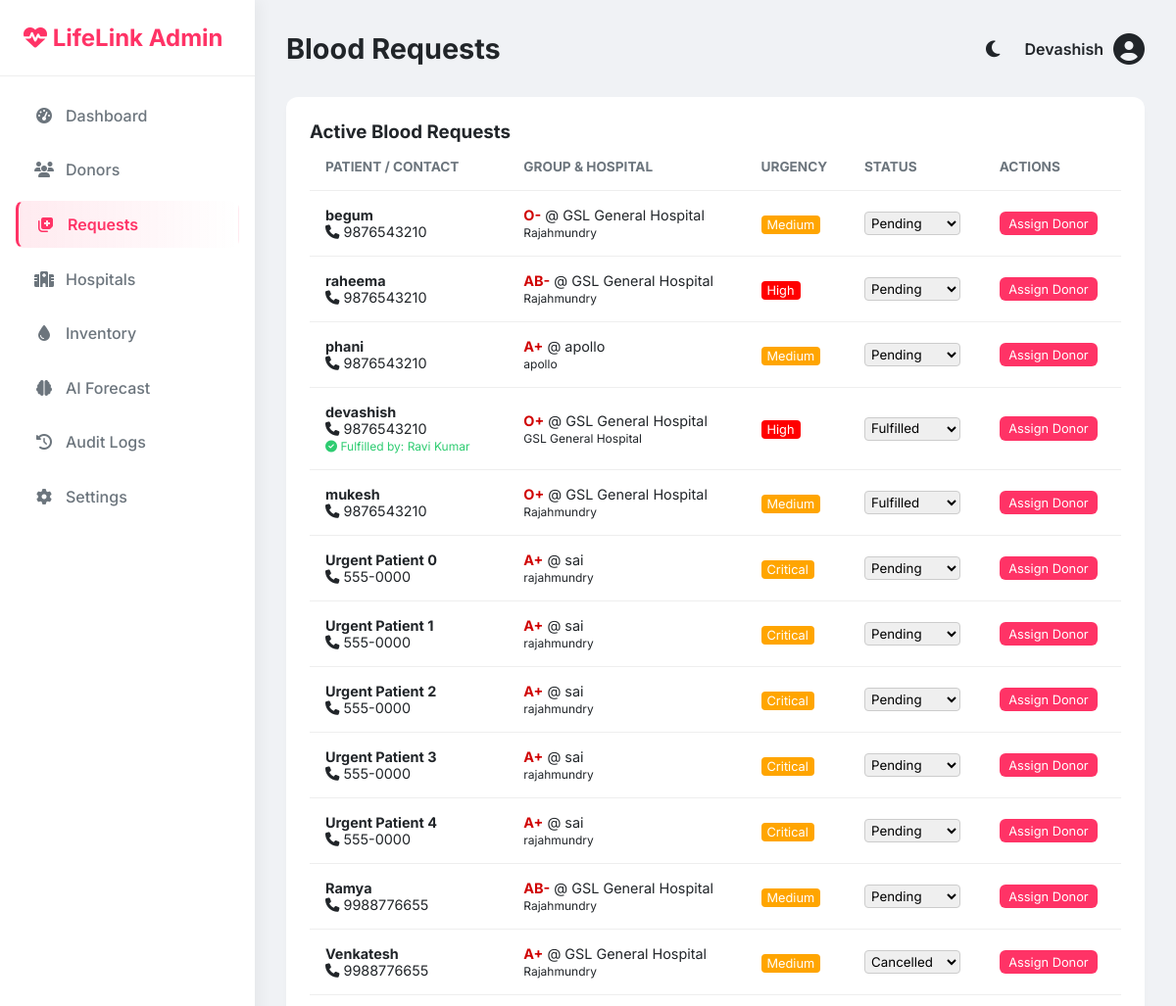
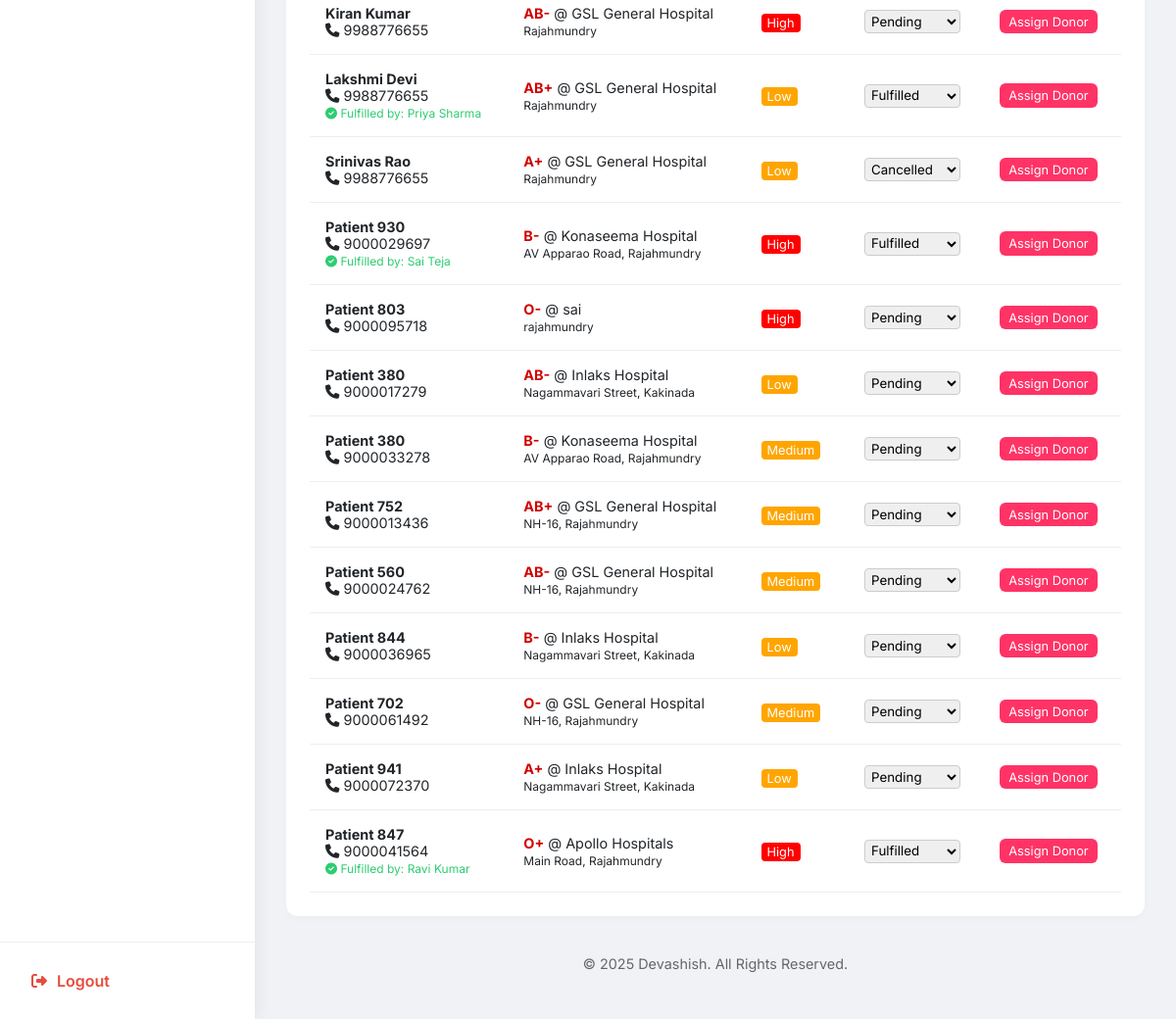
Page /admin/requests (signed in) on the committed database (2 pictures, top to bottom).
### models.py (models this page shows, shortened)
class Admin(UserMixin, db.Model):
    __tablename__ = 'admins'
    id = db.Column(db.Integer, primary_key=True)
    username = db.Column(db.String(50), unique=True, nullable=False)
    password_hash = db.Column(db.String(200), nullable=False)
    role = db.Column(db.String(20), default='SuperAdmin')

class BloodRequest(db.Model):
    __tablename__ = 'blood_requests'
    id = db.Column(db.Integer, primary_key=True)
    requester_id = db.Column(db.Integer, db.ForeignKey('users.id'), nullable=True)
    patient_name = db.Column(db.String(100), nullable=False)
    blood_group = db.Column(db.String(5), nullable=False)
    hospital_name = db.Column(db.String(100), nullable=False)
    hospital_location = db.Column(db.String(255), nullable=True)
    req_latitude = db.Column(db.Float, nullable=False)
    req_longitude = db.Column(db.Float, nullable=False)
    urgency_level = db.Column(db.String(20), default='Medium')
    contact_number = db.Column(db.String(15), nullable=False)
    status = db.Column(db.String(20), default='Pending') # Pending, Fulfilled, Cancelled, Expired
    fulfilled_by_id = db.Column(db.Integer, db.ForeignKey('users.id'), nullable=True)
    expiry_days = db.Column(db.Integer, default=5)
    expiry_at = db.Column(db.DateTime, nullable=True)
    created_at = db.Column(db.DateTime, default=datetime.utcnow)
    requester = db.relationship('User', foreign_keys=[requester_id], backref='requests')
    fulfilled_by = db.relationship('User', foreign_keys=[fulfilled_by_id], backref='fulfilled_requests')

class User(UserMixin, db.Model):
    __tablename__ = 'users'
    id = db.Column(db.Integer, primary_key=True)
    full_name = db.Column(db.String(100), nullable=False)
    email = db.Column(db.String(100), nullable=True) # Optional for existing users
    mobile_number = db.Column(db.String(15), unique=True, nullable=False)
    password_hash = db.Column(db.String(200), nullable=False)
    blood_group = db.Column(db.String(5), nullable=False)
    age = db.Column(db.Integer, nullable=False)
    city = db.Column(db.String(50), nullable=False)
    latitude = db.Column(db.Float, nullable=False)
    longitude = db.Column(db.Float, nullable=False)
    language = db.Column(db.String(10), default='en')
    bp = db.Column(db.Boolean, default=False)
    sugar = db.Column(db.Boolean, default=False)
    heart_disease = db.Column(db.Boolean, default=False)
    asthma = db.Column(db.Boolean, default=False)
    smoking = db.Column(db.Boolean, default=False)
    drinking = db.Column(db.Boolean, default=False)
    gender = db.Column(db.String(10), default='Male')
    weight = db.Column(db.Float, nullable=True)
    hemoglobin = db.Column(db.Float, nullable=True)
    pulse_rate = db.Column(db.Integer, nullable=True)
    systolic_bp = db.Column(db.Integer, nullable=True)
    diastolic_bp = db.Column(db.Integer, nullable=True)
    sugar_level = db.Column(db.Integer, nullable=True) # mg/dL
    is_pregnant = db.Column(db.Boolean, default=False)
    is_breastfeeding = db.Column(db.Boolean, default=False)
    menstrual_cycle_safe = db.Column(db.Boolean, default=True)
    last_donation_date = db.Column(db.Date, nullable=True)
    is_available = db.Column(db.Boolean, default=True)
    is_approved = db.Column(db.Boolean, default=True) # Admin approval
    qr_code_data = db.Column(db.String(500), nullable=True) # Data for QR ID
    created_at = db.Column(db.DateTime, default=datetime.utcnow)
    last_active = db.Column(db.DateTime, nullable=True)
    is_online = db.Column(db.Boolean, default=False)
    failed_login_attempts = db.Column(db.Integer, default=0)
    is_locked = db.Column(db.Boolean, default=False)
    reputation_score = db.Column(db.Float, default=100.0) # 0-100
    risk_score = db.Column(db.Float, default=0.0)

### app.py (the view)
@app.route('/admin/requests')
@login_required
def admin_requests():
    if not isinstance(current_user, Admin): return "Unauthorized", 403
    reqs = BloodRequest.query.order_by(BloodRequest.created_at.desc()).all()
    donors = User.query.filter_by(is_available=True, is_approved=True).all()
    fulfillers = {}
    for r in reqs:
        if r.fulfilled_by_id:
            db_user = db.session.get(User, r.fulfilled_by_id)
            if db_user:
                fulfillers[r.id] = db_user.full_name
    return render_template('admin/requests.html', requests=reqs, donors=donors, fulfillers=fulfillers)

### app.py (called while the page is built, shortened)
@app.after_request
def add_header(response):
    response.headers['Cache-Control'] = 'no-store, no-cache, must-revalidate, post-check=0, pre-check=0, max-age=0'
    response.headers['Pragma'] = 'no-cache'
    response.headers['Expires'] = '-1'
    return response

@login_manager.user_loader
def load_user(user_id):
    if user_id.startswith('admin_'):
        try:
            uid = int(user_id.split('_')[1])
            return db.session.get(Admin, uid)
        except (IndexError, ValueError):
            return None

@app.context_processor
def inject_translations():
    lang = session.get('lang', 'en')
    def _t(key, **kwargs):
        text = TRANSLATIONS.get(lang, TRANSLATIONS['en']).get(key, key)
        for k, v in kwargs.items():
            text = text.replace(f"{{{k}}}", str(v))
        return text
    return dict(_=_t, current_lang=lang, datetime=datetime)

@app.before_request
def run_background_tasks():
    if not request.path.startswith('/static'):
        try:
            update_request_statuses()
            send_eligibility_reminders()
        except:
            pass # Keep app stable if DB is not ready

def update_request_statuses():
    try:
        now = datetime.utcnow()
        expiry_threshold = now - timedelta(hours=24)
        expired_reqs = BloodRequest.query.filter(
            BloodRequest.status == 'Pending',
            BloodRequest.created_at <= expiry_threshold
        ).all()
        for req in expired_reqs:
            req.status = 'Expired'
        expired_broadcasts = HospitalBroadcast.query.filter(
            HospitalBroadcast.status == 'Active',
            HospitalBroadcast.created_at <= expiry_threshold
        ).all()
        for b in expired_broadcasts:
            b.status = 'Expired'
        db.session.commit()
    except Exception as e:
        print(f"Error updating request statuses: {e}")
        db.session.rollback()

def send_eligibility_reminders():
    try:
        now = date.today()
        donors = User.query.filter_by(is_available=False).all()
        for donor in donors:
            if donor.last_donation_date:
                gap = (now - donor.last_donation_date).days
        db.session.commit()
    except:
        db.session.rollback()

### templates/admin/requests.html (shortened to what this page needs)
{% extends 'admin/base.html' %}
{% block title %}Blood Requests{% endblock %}
{% block content %}
<div class="card">
    <h3>Active Blood Requests</h3>
    <table style="font-size: 0.9rem;">
        <thead>
            <tr>
                <th>Patient / Contact</th>
                <th>Group & Hospital</th>
                <th>Urgency</th>
                <th>Status</th>
                <th>Actions</th>
            </tr>
        </thead>
        <tbody>
            {% for req in requests %}
            <tr>
                <td>
                    <b>{{ req.patient_name }}</b><br>
                    <i class="fas fa-phone"></i> {{ req.contact_number }}
                    {% if req.status == 'Fulfilled' and req.id in fulfillers %}
                    <br><small style="color: var(--success);"><i class="fas fa-check-circle"></i> Fulfilled by: {{ fulfillers[req.id] }}</small>
                    {% endif %}
                </td>
                <td>
                    <b style="color: #d00000;">{{ req.blood_group }}</b> @ {{ req.hospital_name }}<br>
                    <small>{{ req.hospital_location }}</small>
                </td>
                <td>
                    <span style="
                        padding: 2px 6px; border-radius: 4px; font-size: 0.8rem;
                        background: {{ 'red' if req.urgency_level == 'High' else 'orange' }};
                        color: white;">
                        {{ req.urgency_level }}
                    </span>
                </td>
                <td>
                    <form action="{{ url_for('update_request', req_id=req.id) }}" method="POST" style="display:inline;">
                        <select name="status" onchange="this.form.submit()"
                            style="padding: 2px; border-radius: 4px; border: 1px solid #ccc;">
                            <option value="Pending" {% if req.status=='Pending' %}selected{% endif %}>Pending</option>
                            <option value="Fulfilled" {% if req.status=='Fulfilled' %}selected{% endif %}>Fulfilled
                            </option>
                            <option value="Cancelled" {% if req.status=='Cancelled' %}selected{% endif %}>Cancelled
                            </option>
                        </select>
                    </form>
                </td>
                <td>
                    <button onclick="openAssignModal('{{ req.id }}')" class="btn btn-sm btn-primary">Assign
                        Donor</button>
                </td>
            </tr>
            {% endfor %}
        </tbody>
    </table>
</div>
{% endblock %}

### templates/admin/base.html (shortened to what this page needs)
<!DOCTYPE html>
<html lang="en">
<head>
    <link rel="stylesheet" href="https://cdnjs.cloudflare.com/ajax/libs/font-awesome/6.4.0/css/all.min.css">
    <link rel="stylesheet"
        href="{{ url_for('static', filename='css/admin_style.css') }}?v={{ range(1, 10000) | random }}">
</head>
<body class="admin-body">
    <nav class="sidebar">
        <div class="sidebar-brand">
            <i class="fas fa-heartbeat"></i> LifeLink Admin
        </div>
        <ul class="sidebar-menu">
            <li><a href="{{ url_for('admin_dashboard') }}" class="{{ 'active' if request.endpoint == 'admin_dashboard' else '' }}"><i class="fas fa-tachometer-alt"></i>
                    Dashboard</a></li>
            <li><a href="{{ url_for('admin_donors') }}" class="{{ 'active' if request.endpoint == 'admin_donors' else '' }}"><i class="fas fa-users"></i> Donors</a></li>
            <li><a href="{{ url_for('admin_requests') }}" class="{{ 'active' if request.endpoint == 'admin_requests' else '' }}"><i class="fas fa-notes-medical"></i> Requests</a></li>
            <li><a href="{{ url_for('manage_hospitals') }}" class="{{ 'active' if request.endpoint == 'manage_hospitals' or request.endpoint == 'reset_hospital_password' else '' }}"><i class="fas fa-hospital"></i> Hospitals</a></li>
            <li><a href="{{ url_for('admin_inventory') }}" class="{{ 'active' if request.endpoint == 'admin_inventory' else '' }}"><i class="fas fa-tint"></i> Inventory</a></li>
            <li><a href="{{ url_for('admin_forecast') }}" class="{{ 'active' if request.endpoint == 'admin_forecast' else '' }}"><i class="fas fa-brain"></i> AI Forecast</a></li>
            <li><a href="{{ url_for('admin_audit_logs') }}" class="{{ 'active' if request.endpoint == 'admin_audit_logs' else '' }}"><i class="fas fa-history"></i> Audit Logs</a></li>
            <li><a href="{{ url_for('admin_settings') }}" class="{{ 'active' if request.endpoint == 'admin_settings' else '' }}"><i class="fas fa-cog"></i> Settings</a></li>
        </ul>
        <div class="sidebar-footer">
            <a href="{{ url_for('logout') }}"><i class="fas fa-sign-out-alt"></i> Logout</a>
        </div>
    </nav>
    <main class="main-content">
        <header class="top-bar">
            <h2>{% block title %}Dashboard{% endblock %}</h2>
            <div class="user-info">
                <button class="theme-toggle" id="themeToggle" onclick="toggleTheme()" title="Toggle Dark/Light Mode"
                    style="margin-right: 15px;">
                    <i class="fas fa-moon" id="themeIcon"></i>
                </button>
                <span>{{ current_user.username }}</span>
                <i class="fas fa-user-circle fa-2x"></i>
            </div>
        </header>
        <div class="content-wrapper">
            {% block content %}{% endblock %}
        </div>
        <footer style="text-align: center; padding: 1rem; color: #666; font-size: 0.9rem; margin-top: auto;">
            <p>&copy; 2025 Devashish. All Rights Reserved.</p>
        </footer>
    </main>
</body>
</html>

### static/css/admin_style.css (style rules this page uses)
:root { --primary: #ff3366; --secondary: #2b2d42; --success: #2ecc71; --danger: #e74c3c; --dark: #212529; --light: #f8f9fa; --gray: #6c757d; --sidebar-width: 260px; --bg-color: #f0f2f5; --card-bg: #ffffff; --border-color: #eee; }
* { margin: 0; padding: 0; box-sizing: border-box; font-family: 'Inter', sans-serif; }
body.admin-body { display: flex; min-height: 100vh; background: var(--bg-color); color: var(--dark); }
.sidebar { width: var(--sidebar-width); background: var(--card-bg); color: var(--dark); position: fixed; height: 100%; box-shadow: 4px 0 15px rgba(0,0,0,0.05); display: flex; flex-direction: column; z-index: 100; }
.sidebar-brand { padding: 1.5rem; font-size: 1.5rem; font-weight: 700; color: var(--primary); border-bottom: 1px solid var(--border-color); }
.sidebar-menu { list-style: none; padding: 1rem; flex: 1; overflow-y: auto; }
.sidebar-menu li { margin-bottom: 0.5rem; }
.sidebar-menu a { display: flex; align-items: center; gap: 10px; padding: 0.8rem 1rem; color: var(--gray); text-decoration: none; border-radius: 8px; transition: all 0.3s cubic-bezier(0.4, 0, 0.2, 1); font-weight: 500; border: 1px solid transparent; }
.sidebar-menu a i { width: 24px; text-align: center; transition: color 0.3s; }
.sidebar-menu a.active { background: linear-gradient(90deg, rgba(255, 51, 102, 0.1), transparent); color: var(--primary); border-left: 3px solid var(--primary); font-weight: 600; }
.sidebar-menu a.active i, .sidebar-menu a:hover i { color: var(--primary); }
.sidebar-footer { padding: 1rem; border-top: 1px solid var(--border-color); }
.sidebar-footer a { color: var(--danger); text-decoration: none; font-weight: 600; display: flex; align-items: center; gap: 10px; padding: 0.8rem 1rem; transition: 0.3s; border-radius: 8px; }
.main-content { margin-left: var(--sidebar-width); flex: 1; padding: 2rem; }
.top-bar { display: flex; justify-content: space-between; align-items: center; margin-bottom: 2rem; }
.top-bar h2 { font-size: 1.8rem; color: var(--dark); }
.user-info { display: flex; align-items: center; gap: 10px; font-weight: 600; }
.card { background: var(--card-bg); padding: 1.5rem; border-radius: 12px; box-shadow: 0 4px 6px rgba(0,0,0,0.02); margin-bottom: 1.5rem; }
table { width: 100%; border-collapse: collapse; }
th, td { padding: 1rem; text-align: left; border-bottom: 1px solid var(--border-color); }
th { color: var(--gray); font-size: 0.85rem; text-transform: uppercase; }
td { color: var(--dark); }
.btn { padding: 0.5rem 1rem; border-radius: 6px; text-decoration: none; border: none; cursor: pointer; font-size: 0.9rem; display: inline-block; }
.btn-primary { background: var(--primary); color: #fff; }
.btn-sm { padding: 0.3rem 0.6rem; font-size: 0.8rem; }

### templates/admin/base.html (style rules this page uses)
.theme-toggle { background: none; border: none; font-size: 1.2rem; cursor: pointer; color: var(--dark); }

### rows in the picture
Admin: username "Devashish"
BloodRequest: patient_name "begum", contact_number "9876543210", blood_group "O-", hospital_name "GSL General Hospital", hospital_location "Rajahmundry", urgency_level "Medium", status "Pending"
BloodRequest: patient_name "raheema", contact_number "9876543210", blood_group "AB-", hospital_name "GSL General Hospital", hospital_location "Rajahmundry", urgency_level "High", status "Pending"
BloodRequest: patient_name "phani", contact_number "9876543210", blood_group "A+", hospital_name "apollo", hospital_location "apollo", urgency_level "Medium"
BloodRequest: patient_name "devashish", contact_number "9876543210", blood_group "O+", hospital_name "GSL General Hospital", hospital_location "GSL General Hospital", urgency_level "High", status "Fulfilled"
User: full_name "Ravi Kumar"
BloodRequest: patient_name "mukesh", contact_number "9876543210", blood_group "O+", hospital_name "GSL General Hospital", hospital_location "Rajahmundry", urgency_level "Medium", status "Fulfilled"
BloodRequest: patient_name "Urgent Patient 0", contact_number "555-0000", blood_group "A+", hospital_name "sai", hospital_location "rajahmundry", urgency_level "Critical"
BloodRequest: patient_name "Urgent Patient 1", contact_number "555-0000", blood_group "A+", hospital_name "sai", hospital_location "rajahmundry", urgency_level "Critical"
BloodRequest: patient_name "Urgent Patient 2", contact_number "555-0000", blood_group "A+", hospital_name "sai", hospital_location "rajahmundry", urgency_level "Critical"
BloodRequest: patient_name "Urgent Patient 3", contact_number "555-0000", blood_group "A+", hospital_name "sai", hospital_location "rajahmundry", urgency_level "Critical"
BloodRequest: patient_name "Urgent Patient 4", contact_number "555-0000", blood_group "A+", hospital_name "sai", hospital_location "rajahmundry", urgency_level "Critical"
BloodRequest: patient_name "Ramya", contact_number "9988776655", blood_group "AB-", hospital_name "GSL General Hospital", hospital_location "Rajahmundry", urgency_level "Medium"
BloodRequest: patient_name "Venkatesh", contact_number "9988776655", blood_group "A+", hospital_name "GSL General Hospital", hospital_location "Rajahmundry", urgency_level "Medium", status "Cancelled"
BloodRequest: patient_name "Kiran Kumar", contact_number "9988776655", blood_group "AB-", hospital_name "GSL General Hospital", hospital_location "Rajahmundry", urgency_level "High"
BloodRequest: patient_name "Lakshmi Devi", contact_number "9988776655", blood_group "AB+", hospital_name "GSL General Hospital", hospital_location "Rajahmundry", urgency_level "Low", status "Fulfilled"
User: full_name "Priya Sharma"
BloodRequest: patient_name "Srinivas Rao", contact_number "9988776655", blood_group "A+", hospital_name "GSL General Hospital", hospital_location "Rajahmundry", urgency_level "Low", status "Cancelled"
BloodRequest: patient_name "Patient 930", contact_number "9000029697", blood_group "B-", hospital_name "Konaseema Hospital", hospital_location "AV Apparao Road, Rajahmundry", urgency_level "High", status "Fulfilled"
User: full_name "Sai Teja"
BloodRequest: patient_name "Patient 803", contact_number "9000095718", blood_group "O-", hospital_name "sai", hospital_location "rajahmundry", urgency_level "High"
BloodRequest: patient_name "Patient 380", contact_number "9000017279", blood_group "AB-", hospital_name "Inlaks Hospital", hospital_location "Nagammavari Street, Kakinada", urgency_level "Low"
BloodRequest: patient_name "Patient 380", contact_number "9000033278", blood_group "B-", hospital_name "Konaseema Hospital", hospital_location "AV Apparao Road, Rajahmundry", urgency_level "Medium"
BloodRequest: patient_name "Patient 752", contact_number "9000013436", blood_group "AB+", hospital_name "GSL General Hospital", hospital_location "NH-16, Rajahmundry", urgency_level "Medium"
BloodRequest: patient_name "Patient 560", contact_number "9000024762", blood_group "AB-", hospital_name "GSL General Hospital", hospital_location "NH-16, Rajahmundry", urgency_level "Medium"
BloodRequest: patient_name "Patient 844", contact_number "9000036965", blood_group "B-", hospital_name "Inlaks Hospital", hospital_location "Nagammavari Street, Kakinada", urgency_level "Low"
BloodRequest: patient_name "Patient 702", contact_number "9000061492", blood_group "O-", hospital_name "GSL General Hospital", hospital_location "NH-16, Rajahmundry", urgency_level "Medium"
BloodRequest: patient_name "Patient 941", contact_number "9000072370", blood_group "A+", hospital_name "Inlaks Hospital", hospital_location "Nagammavari Street, Kakinada", urgency_level "Low"
BloodRequest: patient_name "Patient 847", contact_number "9000041564", blood_group "O+", hospital_name "Apollo Hospitals", hospital_location "Main Road, Rajahmundry", urgency_level "High", status "Fulfilled"
